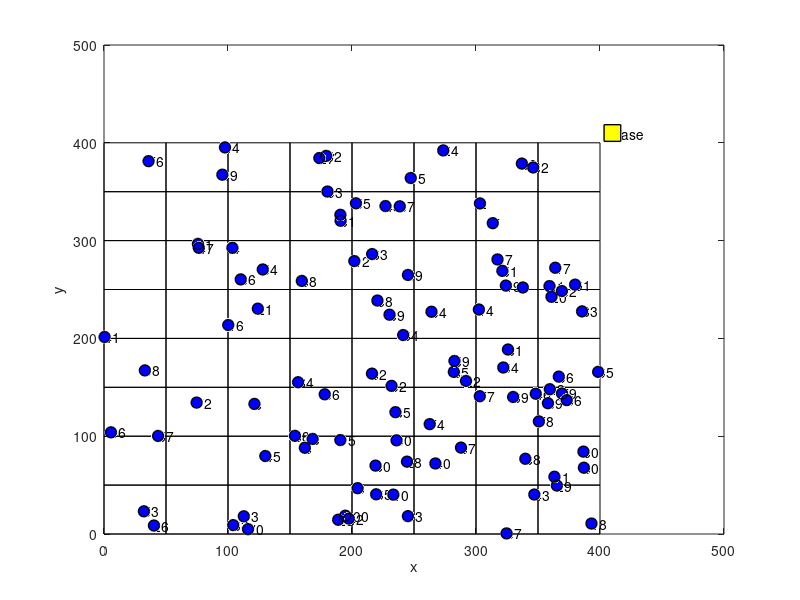

This figure's MATLAB source: (Note: this script raises an error after producing the figure.)
clc;
clear all;
close all;


rng default;
stop1=0;


N=100; % No. of nodes
t1='400x400';
t2=strsplit(t1,'x');

min1=0;
max1=str2double(t2(2));
X = min1+(max1-min1)*rand(1,N);
Y = min1+(max1-min1)*rand(1,N);



%%
figure,
plot(X,Y,'o','LineWidth',1,...
                    'MarkerEdgeColor','k',...
                    'MarkerFaceColor','b',...
                    'MarkerSize',8'); 
          xlabel('X in m')
          ylabel('Y in m')
          
          
for i2 = 1:N 
          
          text(X(i2), Y(i2), num2str(i2),'FontSize',10); 
          hold on;
end
hold on
xlabel('x');
ylabel('y');

 



Rc=200; % coverage Area



%Rc=280; %sensor field Radius
% position of  sink node
t1='410x410';
t2=strsplit(t1,'x');
Xb =str2double(t2(1));
Yb =str2double(t2(2));
t1='50x50';
t2=strsplit(t1,'x');
%t2=[50 50]; % zone size
gapX=str2double(t2(1));
gapY=str2double(t2(2));
         hold on
         plot(Xb,Yb,'s','LineWidth',1,...
                    'MarkerEdgeColor','k',...
                    'MarkerFaceColor','y',...
                    'MarkerSize',12'); 
         xlabel('X in m')
         ylabel('Y in m')
         text(Xb, Yb, 'Base','FontSize',10); 
         hold on;                    
%% Equal-zone division
zX=0:gapX:max1;
zY=0:gapY:max1;
id=zeros(1,N);          
ik1=1;
for ik=1:numel(zX)-1
    for ij=1:numel(zY)-1
    rectangle('Position',[zX(ik) zY(ij) gapX gapY]);
    points = [zX(ik) zY(ij); zX(ik)+gapX zY(ij);  zX(ik)+gapX zY(ij)+gapY ;zX(ik) zY(ij)+gapY ;zX(ik) zY(ij)];
    %figure(2)
    %plot(points(:,1),points(:,2),'-*r')
    [in,on]=inpolygon(X,Y,points(:,1),points(:,2));
    ind=find(in==1);
    SN(ik1).id=ind;
    ik1=ik1+1;
    hold on
    end
end         
xlabel('x');
ylabel('y');




%%
alpha=0.01;%0.001 energy per distance% 0.001                                 %% node to CH power Ratio
beta=0.045;%0.0015                                                           %% CH to sink distance power ratio

Sector1=1;
nodes=N;% Total No. of Nodes
E=10.*ones(1,nodes);
nodesCH=2;% no of cluster head
EexL=E;
E1=E;
%% Ch selection
chalg1='chselalg.m'
chalg=strrep(chalg1,'.m','');
varName=matlab.lang.makeValidName(chalg);
chselalg=str2func(varName)
[CH]=chselalg(EexL,nodesCH)

%% Routing
RoutingId=1;
    %do this if a user selected a radio button
      switch RoutingId
      case 1,  Route_type = 'direct';
      case 2,  Route_type = 'chleach';
      case 3,  Route_type = 'custom';    
      end


if(strcmp(Route_type,'custom'))
    Ralg1='DjisktraRoute.m';
    Ralg=strrep(Ralg1,'.m','');
    varName=matlab.lang.makeValidName(Ralg);
    Ralgfun=str2func(varName)    
    
end

%% EnergyFunction
Efun1='Energyfun.m'
Efun=strrep(Efun1,'.m','');
varName=matlab.lang.makeValidName(Efun);
Efun=str2func(varName)
if(strcmp(Route_type,'direct'))
    A=1;
elseif(strcmp(Route_type,'chleach'))
    A=2;
else
    A=3;
end
%%



%% ThroughputFn
Thfun1='Throughputfun.m';
Thfun=strrep(Thfun1,'.m','');
varName=matlab.lang.makeValidName(Thfun);
Thfun=str2func(varName)
%% Simulation Starts
round=200;
roundDelay=0.05;
%%
ipp=1;  
Alivenodes=zeros(1,round);
AvgEc=zeros(1,round);
Throughput=zeros(1,round);
d=1;
apL=1;


%%
X1=[X Xb];
Y1=[Y Yb];
matrizP=pdist2([X1 ;Y1]',[X1; Y1]');
%%


%N=nodes;
%N1=1:nodes;
while(ipp<round) 
     EneExL(ipp)=0;
     
 %%Leach
  %% Leach
       A1=randperm(N);                                                      % Randomly select Source node
       ind=A1(3);
       pathL=[];
       if(A==1)%% Direct
          dist2Leach=pdist2([Xb;Yb]',[X(ind);Y(ind)]');                     
          valp=dist2Leach;
          dist2L=dist2Leach;
          indp=ind;
          v2=1;
          dist1L=0;
          dist2L=dist2Leach;          
          
          apL=0;
          if(( dist2Leach <(Rc)) &&  EexL(ind)~=0 )
              pathL=[ind -1];                                                   % Sink Node Assign as PathL=-1
              apL=apL+1;
              path11=pathL(1:end-1);
                EexL(path11)=EexL(path11)-Efun(alpha,beta,dist1L,dist2L,A);
              EneExL(ipp)=Efun(alpha,beta,dist1L,dist2L,A).*numel(path11);  
          end                                    
            
          
            
       
       end
       
       if(A==2)%% LEACH
       indLeach=CH;                                                         % CH of LEACH
       vl=find(indLeach==ind,1);                                            % Verify node and CH are same
       v2=1;
       if(~isempty(vl))
          dist2Leach=pdist2([Xb;Yb]',[X(ind);Y(ind)]');                     %if same data direct transfer to sink
          valp=dist2Leach;
          dist2L=dist2Leach;
          indp=ind;
          v2=1;
          pathL1=[ind -1];                                                   % Sink Node Assign as PathL=-1
       else
         for ib=1:numel(indLeach)  
            dist22L(ib)=pdist2([X(indLeach(ib));Y(indLeach(ib))]',[X(ind);Y(ind)]');        % verify which CH nearest to Node
         end
            [valp,indp]=min(dist22L);        
            dist1L=pdist2([X(indLeach(indp));Y(indLeach(indp))]',[X(ind);Y(ind)]');% node to XH
            dist2L=pdist2([Xb;Yb]',[X(indLeach(indp));Y(indLeach(indp))]'); % CH to sink   
            v2=2;
             pathL1=[ind indLeach(indp) -1];
       end     
            dist1L(isempty(dist1L))=0;
            dist2L(isempty(dist2L))=0;            
           
            apL=0;
            if(( valp <(Rc)) &&  EexL(ind)~=0 )
                pathL=pathL1;
                apL=apL+1;
                path11=pathL(1:end-1);
                EexL(path11)=EexL(path11)-Efun(alpha,beta,dist1L,dist2L,A);
              EneExL(ipp)=Efun(alpha,beta,dist1L,dist2L,A).*numel(path11);  
                
            end                                    

       end
       
       
       
       
       %% Custom Adhoc Routing
       if(A==3)
           
          Source =ind;
          Dest=numel(X1);
          Rc1=Rc;%4.* 
          matrizP(matrizP>Rc1)=inf;
          [pathP,cost]=Ralgfun(Source,Dest,matrizP);
          costN=cost.*length(pathP);
          
          dist1L=costN;
          dist2L=0;
          apL=0;
          if(~isempty(pathP))
              
            if(pathP(end)~=Dest)
                 pathP=[pathP Dest];       
            end
          
          
               
          if(EexL(ind)~=0 )
              pathP(pathP==Dest)=-1;
              pathL=pathP;%[ind -1]; 
              path11=pathP;
              path11(path11==-1)=[];
              % Sink Node Assign as PathL=-1
              apL=apL+1;
              path11
              EexL(path11)=EexL(path11)-Efun(alpha,beta,dist1L,dist2L,A);
              EneExL(ipp)=Efun(alpha,beta,dist1L,dist2L,A).*numel(path11);  
          end  
          end              
       end
       %%

            %%
            
            %EexL(ind)=EexL(ind)-alpha.*dist1L -(beta+0.5).*dist2L;
         
                    
            
            %id1(ind)
            %EexL(id1(ind))
            
            
            if(EexL(ind)<=0)
               EexL(ind)=0; 
            end
            
            
 %%
 if(Sector1==1)
 if(~isempty(pathL))
     path1=pathL;
    for p =1:(size(path1,2))-1
            if(path1(p+1)==-1)
                line([X(path1(p)) Xb], [Y(path1(p)) Yb], 'Color','g','LineWidth',2, 'LineStyle','-') 
                arrow([X(path1(p)) Y(path1(p)) ], [Xb Yb ])
            else
                line([X(path1(p)) X(path1(p+1))], [Y(path1(p)) Y(path1(p+1))], 'Color','g','LineWidth',2, 'LineStyle','-') 
                arrow([X(path1(p)) Y(path1(p)) ], [X(path1(p+1)) Y(path1(p+1))])
            end
            hold on
    end 
    
 end
 end
        
        
 %% Recluster  Leach
  EexL(EexL<=0)=0;
  indg3=find(EexL<=0)
  
 if(A==2) 
    [CH]=chselalg(EexL,nodesCH)
 end
  
  %% Store Parameters
    Ec2L(ipp)=sum(EexL);                                                     % Energy Consumption
    REc2L(ipp)=sum(E1) -sum(EexL);                                           % Remaining Energy Level
            
            % Throughput Calc 
            RxData1L=apL;
            
              if(ipp>1)
                  ThroughputL(ipp)=Thfun(ThroughputL,RxData1L,ipp-1);
              else
                  ThroughputL(ipp)=RxData1L;
              end
            
            % AliveNodes Calc
            hold on
            plot(X(indg3),Y(indg3),'o','LineWidth',1,...
                     'MarkerEdgeColor','k',...
                     'MarkerFaceColor','k',...
                     'MarkerSize',8');   
                  xlabel('X in m')
                  ylabel('Y in m')
                  hold on
            AlivenodesL(ipp)=N-numel(indg3);
            %Avg Energy Consumed
            AvgEcL(ipp)=mean(EneExL); 
                  
                  
                  


ipp=ipp+1;
%set(handles.text19,'string',num2str(ipp));
pause(roundDelay)
if(stop1==1)
    stop1=0;
    break;
end


end


if(strcmp(Route_type,'direct'))
    Az=Route_type;
elseif(strcmp(Route_type,'chleach'))
    Az=Route_type;
else
    inde=find(Ralg1=='.');
    Az=Ralg1(1:inde-1);
end


fname=['-' Az];
save(['Result\Alivenodes' fname '.mat'],'AlivenodesL')
save(['Result\AvgEc' fname '.mat'],'AvgEcL')
save(['Result\Ec2' fname '.mat'],'Ec2L')
save(['Result\REc2' fname '.mat'],'REc2L')
save(['Result\Throughput',fname,'.mat'],'ThroughputL')

%%
figure,
plot(1:numel(AlivenodesL)-1,AlivenodesL(1:end-1),'-*k')
xlabel('Rounds')
ylabel('AliveNodes')

title('Alivenodes')

%
figure,
plot(1:numel(AvgEcL)-1,AvgEcL(1:end-1),'-*k')
xlabel('Rounds')
ylabel('AvgEnergyConsumption')

title('AvgEnergyConsumption')
%%
figure,
plot(1:numel(Ec2L),Ec2L(1:end),'-*k')
xlabel('Rounds')
ylabel('Remaining Energy Level')
title('Remaining Energy Level')
%%
figure,
plot(1:numel(REc2L),REc2L(1:end),'-*k')
xlabel('Rounds')
ylabel('Energy Consumption Level')

title('Energy Consumption Level')
%%
% Throughput  
figure,
plot(1:numel(ThroughputL)-1,ThroughputL(1:end-1),'-*k')

xlabel('Rounds') 
ylabel('Recieved-Packets')
title('Recieved-Packets')










